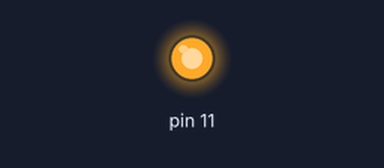
Simulated run of this sketch. Board: Arduino Uno, built with avr-gcc and run on an emulated ATmega328P. On the bench: output pins drawn as LEDs (lit = HIGH).

Above: at 0.05 s.
At 1.6 s:
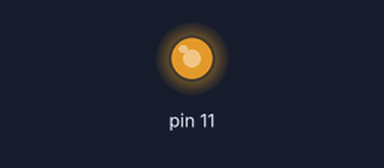
At 3.2 s:
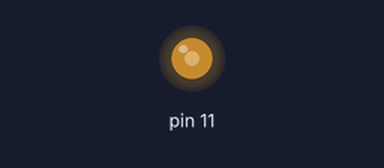
At 6.4 s:
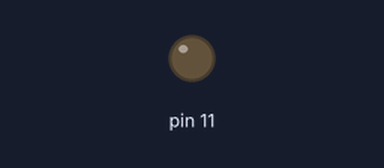
Timing chart, 0 to 8.3 s (numbered marks = the images above):
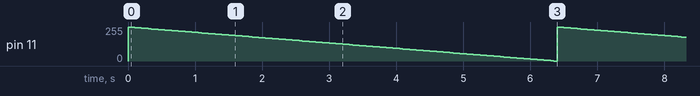

Measured:
- by itself, pin 11: ramps from 254/255 to 0/255 and jumps back, once every 6.4 s

The sketch:

for_light2.ino
```cpp
void setup(){
  pinMode(11, OUTPUT);
}

void loop(){
  digitalWrite(11, HIGH);
  for(int i=254; i>=0; i-=2){
    analogWrite(11, i);
    delay(50);
  }
}
```
